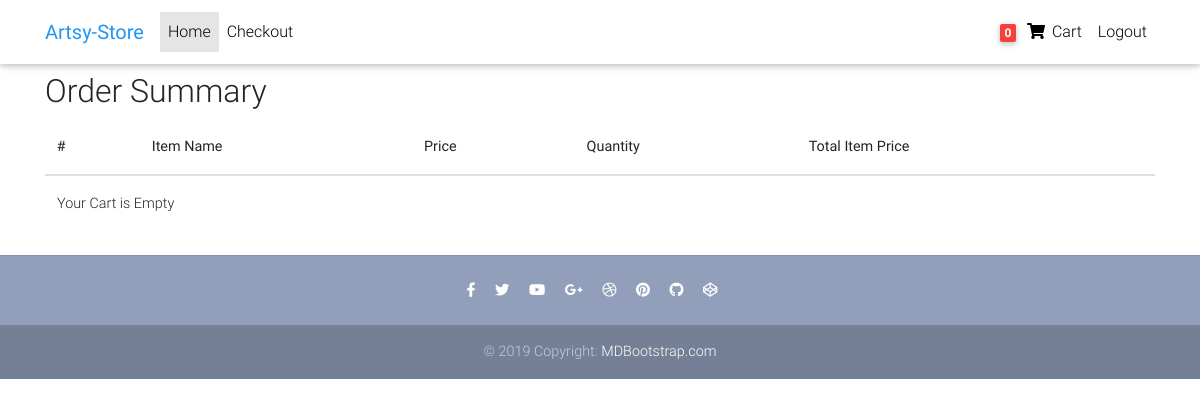
/order_summary/ (signed in), run on an earlier commit of the app's database.
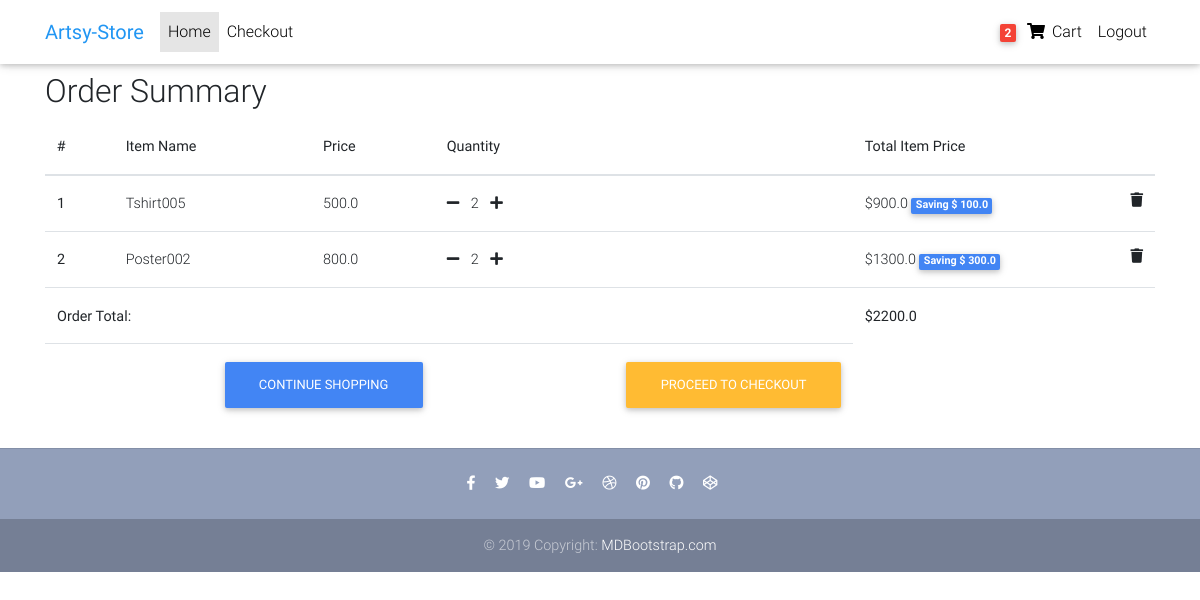
And on a later commit of the database.
### djecom_app/models.py (models this page shows, shortened)
class Order(models.Model):
    user = models.ForeignKey(settings.AUTH_USER_MODEL,
                             on_delete=models.CASCADE)
    ref_code=models.CharField(max_length=20)
    ordered = models.BooleanField(default=False)
    items = models.ManyToManyField(OrderItem)
    start_date = models.DateTimeField(auto_now_add=True)
    ordered_date = models.DateTimeField()
    billing_address=models.ForeignKey('Address',related_name='billing_address',on_delete=models.SET_NULL,blank=True,null=True)
    shipping_address=models.ForeignKey('Address',related_name='shipping_address',on_delete=models.SET_NULL,blank=True,null=True)
    payment=models.ForeignKey('Payment',on_delete=models.SET_NULL,blank=True,null=True)
    being_delivered = models.BooleanField(default=False)
    recieved = models.BooleanField(default=False)
    refund_requested = models.BooleanField(default=False)
    refund_granted = models.BooleanField(default=False)
    '''

    '''
    def get_total(self):
        total = 0
        for order_item in self.items.all():
            total += order_item.get_final_price()
        return total

class OrderItem(models.Model):
    user=models.ForeignKey(settings.AUTH_USER_MODEL,
                             on_delete=models.CASCADE)
    item = models.ForeignKey(Item, on_delete=models.CASCADE)
    quantity=models.IntegerField(default=1)
    ordered = models.BooleanField(default=False)
    def get_total_item_price(self):
        return self.quantity * self.item.price
    def get_total_discount_item_price(self):
        return self.quantity * self.item.discount_price
    def get_total_amount_saved(self):
        return self.get_total_item_price() - self.get_total_discount_item_price()
    def get_final_price(self):
        if self.item.discount_price:
            return self.get_total_discount_item_price()
        return self.get_total_item_price()

class Item(models.Model):
    title = models.CharField(max_length=100)
    price = models.FloatField()
    discount_price = models.FloatField(blank=True, null=True)
    category = models.CharField(choices=CATEGORY_CHOICES, max_length=2)
    label = models.CharField(choices=LABEL_CHOICES, max_length=15)
    slug=models.SlugField()
    description=models.TextField()
    image=models.ImageField()

### djecom_app/views.py (the view)
# urls.py: path('order_summary/',OrderSummaryView.as_view(),name='order_summary'),
class OrderSummaryView(LoginRequiredMixin,View):
    @method_decorator(login_required)
    def get(self,*args,**kwargs):
        try:
            order=Order.objects.get(user=self.request.user,ordered=False)
            context = {
                'object': order
            }
            return render(self. request,'order_summary.html',context)
        except ObjectDoesNotExist:
            messages.error(self.request,"You don't have any active order!")
            return redirect("/")

### djecom_app/templatetags/cart_template_tags.py (called while the page is built)
@register.filter
def cart_item_count(user):
    if user.is_authenticated:
        qs = Order.objects.filter(user=user, ordered=False)
        if qs.exists():
            return qs[0].items.count()
    return 0

### templates/order_summary.html
{% extends "base.html" %}
{% block content %}
<main>
<div class="container">
  <h2>Order Summary</h2>
  <div class="table-responsive-sm">
    <table class="table">
      <thead>
    <tr>
      <th scope="col">#</th>
      <th scope="col">Item Name</th>
      <th scope="col">Price</th>
      <th scope="col">Quantity</th>
      <th scope="col">Total Item Price</th>
    </tr>
  </thead>
  <tbody>
    {% for order_item in object.items.all %}
    <tr>
      <th scope="row">{{forloop.counter}}</th>
      <td>{{order_item.item.title}}</td>
      <td>{{order_item.item.price}}</td>
      <td><a href="{% url 'djecom_app:remove_single_item_from_cart' order_item.item.slug %}"><i class="fas fa-minus mr-2"></i></a>
        {{order_item.quantity}}
        <a href="{% url 'djecom_app:add_to_cart' order_item.item.slug %}"><i class="fas fa-plus ml-2"></i></a></td>
      <td>
        {% if order_item.item.discount_price %}
        ${{ order_item.get_total_discount_item_price }}
        <span class="badge badge-primary">Saving $ {{ order_item.get_total_amount_saved }}</span>
        {% else %}
        ${{ order_item.get_total_item_price }}
        {% endif %}
        <a href="{% url 'djecom_app:remove_from_cart' order_item.item.slug %}"><i class="fas fa-trash float-right"></i></a>
      </td>
    </tr>
    {% empty %}
    <tr>
      <td colspan="5">Your Cart is Empty</td>
    </tr>
    {% endfor %}
    {% if object.get_total %}
    <tr>
      <td colspan="4"><b>Order Total: </b></td>
      <td><b>${{object.get_total}}</b></td>
    </tr>
    <tr>
      <td colspan="3"><a class="btn btn-primary float-right" href="/">Continue Shopping</a></td>
      <td ><a class="btn btn-warning float-right" href="/checkout/">Proceed to checkout</a></td>
    </tr>
    {% endif %}
  </tbody>
    </table>
  </div>
</div>
</main>
{% endblock content %}

### templates/base.html (shortened to what this page needs)
{% load static %}
<!DOCTYPE html>
<html lang="en">
<head>
  <link rel="stylesheet" href="https://use.fontawesome.com/releases/v5.8.1/css/all.css">
  <link href="{% static 'css/bootstrap.min.css' %}" rel="stylesheet">
  <link href="{% static 'css/mdb.min.css' %}" rel="stylesheet">
  <link href="{% static 'css/style.min.css' %}" rel="stylesheet">
</head>
{% include "navbar.html" %}
<body>
<div class="mt-5 pt-4">
</div>
    {% block content  %}
    {% endblock content %}
    {% include "footer.html" %}
</body>
</html>

### templates/navbar.html (shortened to what this page needs)
{% load static %}
{% load cart_template_tags %}
<nav class="navbar fixed-top navbar-expand-lg navbar-light white scrolling-navbar">
    <div class="container">
      <a class="navbar-brand waves-effect" href="/">
        <strong class="blue-text">Artsy-Store</strong>
      </a>
      <div class="collapse navbar-collapse" id="navbarSupportedContent">
        <ul class="navbar-nav mr-auto">
          <li class="nav-item active">
            <a class="nav-link waves-effect" href="/">Home
            </a>
          </li>
          <li class="nav-item">
            <a class="nav-link waves-effect" href="/checkout">
            Checkout</a>
          </li>
        </ul>
        <ul class="navbar-nav nav-flex-icons">
          {% if request.user.is_authenticated %}
          <li class="nav-item">
            <a  href='order_summary/' class="nav-link waves-effect">
              <span class="badge red z-depth-1 mr-1"> {{ request.user|cart_item_count }} </span>
              <i class="fas fa-shopping-cart"></i>
              <span class="clearfix d-none d-sm-inline-block"> Cart </span>
            </a>
          </li>
          <li class="nav-item">
            <a  class="nav-link waves-effect" href="{% url 'account_logout' %}">
              <span class="clearfix d-none d-sm-inline-block"> Logout </span>
            </a>
          </li>
          {% endif %}
        </ul>
      </div>
    </div>
  </nav>

### templates/footer.html
<footer class="page-footer text-center font-small mt-4 wow fadeIn">
    <hr class="my-4">
    <div class="pb-4">
      <a href="https://www.facebook.com/mdbootstrap" target="_blank">
        <i class="fab fa-facebook-f mr-3"></i>
      </a>
      <a href="https://twitter.com/MDBootstrap" target="_blank">
        <i class="fab fa-twitter mr-3"></i>
      </a>
      <a href="https://www.youtube.com/watch?v=7MUISDJ5ZZ4" target="_blank">
        <i class="fab fa-youtube mr-3"></i>
      </a>
      <a href="https://plus.google.com/u/0/b/107863090883699620484" target="_blank">
        <i class="fab fa-google-plus-g mr-3"></i>
      </a>
      <a href="https://dribbble.com/mdbootstrap" target="_blank">
        <i class="fab fa-dribbble mr-3"></i>
      </a>
      <a href="https://pinterest.com/mdbootstrap" target="_blank">
        <i class="fab fa-pinterest mr-3"></i>
      </a>
      <a href="https://github.com/mdbootstrap/bootstrap-material-design" target="_blank">
        <i class="fab fa-github mr-3"></i>
      </a>
      <a href="http://codepen.io/mdbootstrap/" target="_blank">
        <i class="fab fa-codepen mr-3"></i>
      </a>
    </div>
    <div class="footer-copyright py-3">
      © 2019 Copyright:
      <a href="https://mdbootstrap.com/education/bootstrap/" target="_blank"> MDBootstrap.com </a>
    </div>
  </footer>

### templates/scripts.html (shortened to what this page needs)
{% load static %}

### templates/base.html (style rules this page uses)
html, body, header, .carousel { height: 60vh; }

What changed in the data, as far as the page shows it:
added OrderItem: item "Tshirt005", item.price "500.0", quantity "2", get_total_discount_item_price "900.0", get_total_amount_saved "100.0"
added OrderItem: item "Poster002", item.price "800.0", quantity "2", get_total_discount_item_price "1300.0", get_total_amount_saved "300.0"
now on this page (row edited): Order: get_total "2200.0"
Also different on the page:
{{ request.user|cart_item_count }}: "0" → "2"
text no longer shown: "Your Cart is Empty"
text now shown: "Order Total: $ CONTINUE SHOPPING PROCEED TO CHECKOUT"
